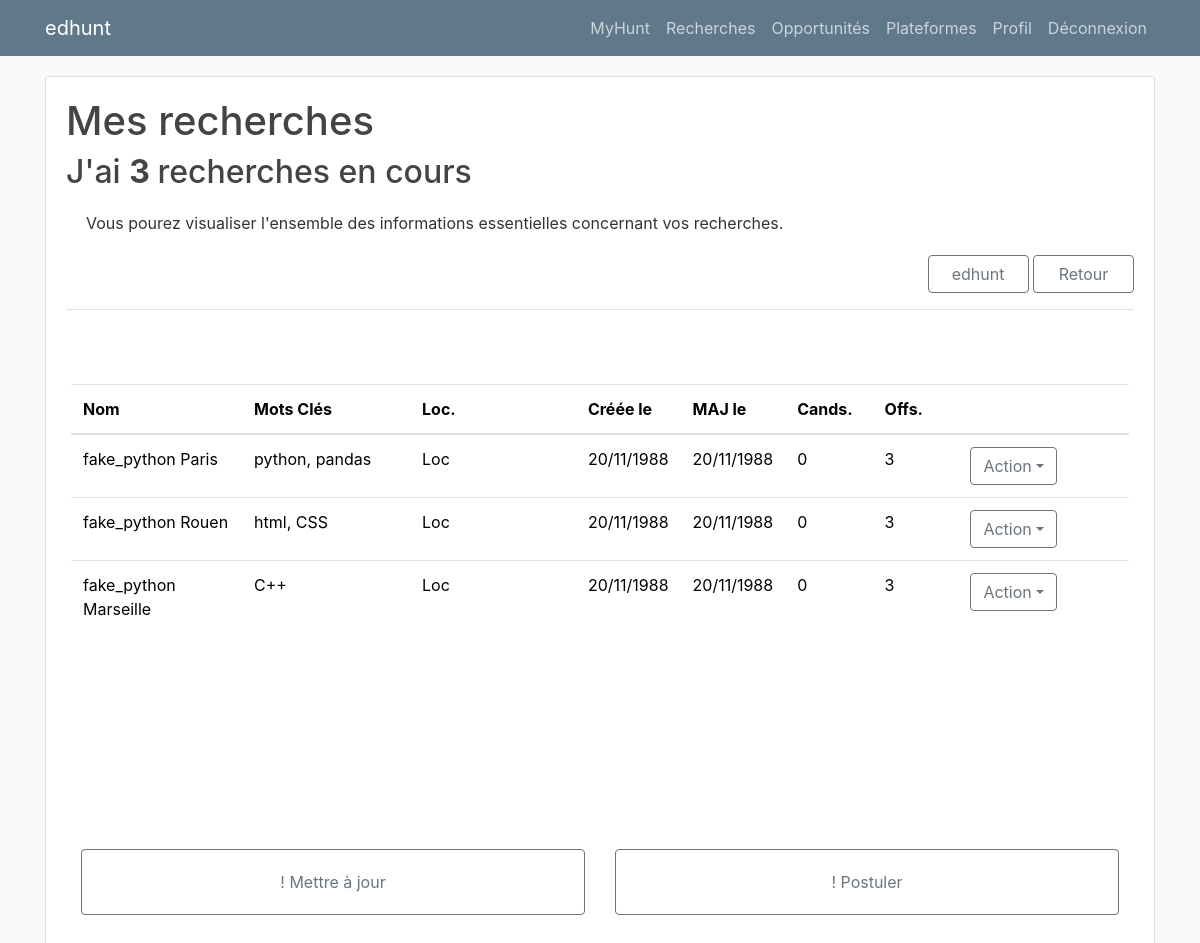
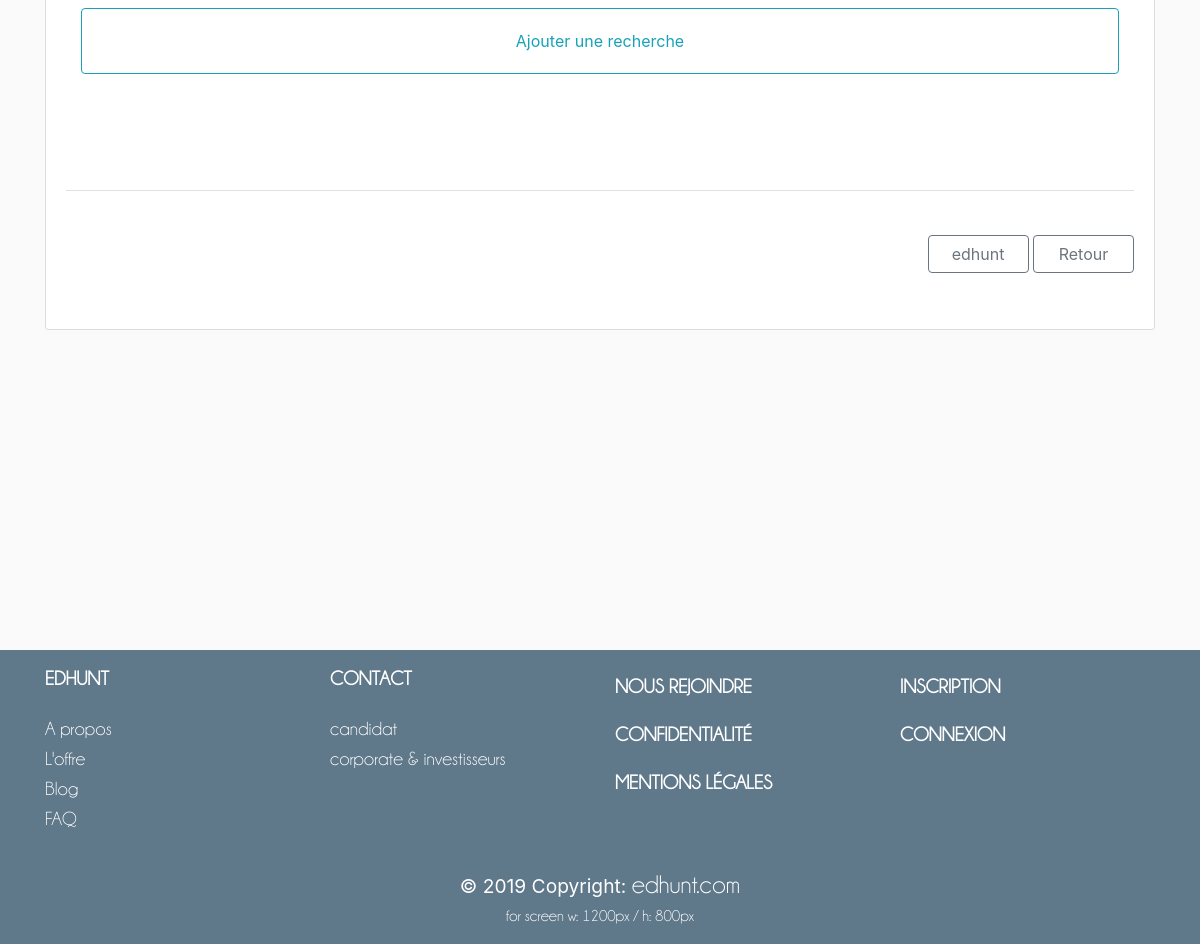
The page /visualize_searchs/ (signed in) on the database its author committed (2 pictures, top to bottom).
### edhunt/searchs/model.py (models this page shows, shortened)
class Search(db.Model, UserMixin):
    id = db.Column(db.Integer, primary_key=True)
    name = db.Column(db.String(50), unique=False, nullable=False)
    mob = db.Column(db.Enum(*SearchsEnums.mob), unique=False, nullable=False)
    country = db.Column(db.String(200), unique=False, nullable=True)
    region = db.Column(db.String(200), unique=False, nullable=True)
    departement = db.Column(db.String(200), unique=False, nullable=True)
    town = db.Column(db.String(200), unique=False, nullable=True)
    key_words = db.Column(db.Text(300), unique=False, nullable=False,
                          default=".")
    created = db.Column(db.String(20), unique=False, nullable=False,
                        default=datetime.utcnow)
    last_update = db.Column(db.String(20), unique=False, nullable=True)
    contract = db.Column(db.String(200), unique=False, nullable=True)
    employer = db.Column(db.String(200), unique=False, nullable=True)
    status = db.Column(db.String(200), unique=False, nullable=True)
    rem = db.Column(db.String(200), unique=False, nullable=True)
    currency = db.Column(db.Enum(*SearchsEnums.currency), unique=False,
                         nullable=True)
    management = db.Column(db.Enum(*SearchsEnums.booleen), unique=False,
                           nullable=True)
    company = db.Column(db.String(200), unique=False, nullable=True)
    not_company = db.Column(db.String(200), unique=False, nullable=True)
    company_size = db.Column(db.String(200), unique=False, nullable=True)
    job = db.Column(db.String(200), unique=False, nullable=True)
    sector = db.Column(db.String(200), unique=False, nullable=True)
    function = db.Column(db.Enum(*SearchsEnums.function), unique=False,
                         nullable=True)
    position = db.Column(db.String(200), unique=False, nullable=True)
    not_key_words = db.Column(db.Text(300), unique=False, nullable=True)
    english_mandatory = db.Column(db.String(200),
                                  unique=False, nullable=True)
    other_languages = db.Column(db.String(200), unique=False, nullable=True)
    user_id = db.Column(db.Integer, db.ForeignKey('user.id'), unique=False,
                        nullable=False)
    opportunities = db.relationship('Opportunity', backref='search', lazy=True)
    @property
    def opportunities_count(self):
        opps = Opportunity.query.filter_by(search_id=self.id).all()
        return len(opps)
    @property
    def candidatures_count(self):
        opps = Opportunity.query.filter_by(search_id=self.id).all()
        opps = [i for i in opps if i.send]
        return len(opps)

### edhunt/opportunities/model.py (models this page shows, shortened)
class Opportunity(db.Model, UserMixin):
    id = db.Column(db.Integer, primary_key=True)
    company = db.Column(db.String(100), unique=False, nullable=False)
    job = db.Column(db.String(100), unique=False, nullable=False)
    plateform = db.Column(db.String(20), unique=False, nullable=False)
    url = db.Column(db.Text(1000), unique=False, nullable=False)
    loc = db.Column(db.String(20), unique=False, nullable=False,)
    applied = db.Column(db.Boolean(), unique=False, nullable=False,
                        default=False)  # IT IS THE ORDER
    send = db.Column(db.Boolean(), unique=False, nullable=False,
                     default=False)  # IF REALLY SENT
    text = db.Column(db.Text(1000), unique=False, nullable=False,
                     default=".")
    created = db.Column(db.String(20), unique=False, nullable=False,
                        default=datetime.utcnow)
    rem = db.Column(db.String(40), unique=False, nullable=True)
    status = db.Column(db.String(20), unique=False, nullable=True)
    contract = db.Column(db.String(20), unique=False, nullable=True)
    score = db.Column(db.String(2), unique=False, nullable=True)
    user_id = db.Column(db.Integer, db.ForeignKey('user.id'), unique=False,
                        nullable=False)
    search_id = db.Column(db.Integer, db.ForeignKey('search.id'), unique=False,
                          nullable=False)

### edhunt/searchs/routes.py (the view)
@searchs.route("/visualize_searchs/<string:src>", methods=['GET'])
@searchs.route("/visualize_searchs/", defaults={"src": None})
@login_required
def visualize_searchs(src):
    handle_authentication(False)
    search_list = Search.query.filter_by(user_id=current_user.id).all()
    nav = {'src': src}
    return render_template('search/visualize_searchs.html',
                           title="Recherches",
                           search_list=search_list,
                           nav=nav)

### edhunt/utils/routes.py (called while the page is built)
def handle_authentication(expected):
    if (not expected) and (not current_user.is_authenticated):
        flash("something went wrong you have to be authetifiacted, please login first", "danger")
        return redirect(url_for('login'))
    elif expected and current_user.is_authenticated:
        flash("you are already authetified", "danger")
        return redirect(url_for('manage_account'))

@login_manager.user_loader
def load_user(user_id):
    return User.query.get(int(user_id))

### edhunt/templates/search/visualize_searchs.html (shortened to what this page needs)
{% extends "layout.html" %}
{% block content %}
<link rel="stylesheet" type="text/css" href="{{ url_for('static', filename='css/user/manage_user2.css') }}">
<div class="content-section">
<div class="ehHeader">
  <h1 class="account - heading">Mes recherches </h1>
      <h2> J'ai <strong> {{ search_list|length }} </strong> recherches en cours</h2>
  <div class="article-content" style="margin: 20px; text-align: justify;">      Vous pourez visualiser l'ensemble des informations essentielles concernant vos recherches.</div>
  <div class="text-right form-group">
    <a class="btn btn-outline-secondary ehButton" href="{{ url_for('main.edhunt') }}"> edhunt</a>
    <button class="btn btn-outline-secondary ehButton" onclick="goBack()"> Retour</button>
  </div>
</div>
<div class="ehBody">
<legend class="border-bottom mb-4"></legend>
  <div class="row">
      <div id="{{ 'search' }}Content" class="col-12 ehTable">
        <div class="table-responsive">
          <table class="table">
            <thead>
              <th class="col-2 ehData" scope="row">Nom</th>
              <th class="col-2 ehData" >Mots Clés</th>
              <th class="col-2 ehData" >Loc.</th>
              <th class="col-1 ehData HIDE800" >Créée le</th>
              <th class="col-1 ehData HIDE800" >MAJ le</th>
              <th class="col-1 ehData HIDE600" >Cands.</th>
              <th class="col-1 ehData" >Offs.</th>
              <th class="col-2 ehData"></th>
            </thead>
            <tbody>
              {% for search in search_list %}
              <tr>
                <td class="col-2 ehData" scope="row">{{ search.name }}</td>
                <td class="col-2 ehData">{{ search.key_words }}</td>
                <td class="col-2 ehData">Loc</td>
                <td class="col-1 ehData HIDE800">20/11/1988</td>
                <td class="col-1 ehData HIDE800">20/11/1988</td>
                <td class="col-1 ehData HIDE600">{{ search.candidatures_count }} </td>
                <td class=" col-1 ehData">{{ search.opportunities_count }}</td>
                <td class=" col-2 ehData">
                  <div class="dropdown">
                    <button class="btn btn-outline-secondary dropdown-toggle ACTION" type="button" id="dropdownMenuButton" data-toggle="dropdown" aria-haspopup="true" aria-expanded="false">
                      Action </button>
                  </div>
                  </td>
              </tr>
            {% endfor %}
            </tbody>
          </table>
        </div>
      </div>
  </div>
  <div class="text-center">
    <div class="row" style="margin: 100px 0px 20px 0px;">
      <div class="col form-group">
      <a href="" class="btn btn-outline-secondary ehButton" style="width: 100% ; padding: 20px 0px">! Mettre à jour </a>
    </div>
    <div class="col form-group">
      <a href="" class="btn btn-outline-secondary ehButton" style="width: 100% ;  padding: 20px 0px">! Postuler</a>
    </div>
  </div>
  <div class="row" style="margin: 20px 0px 100px 0px;">
    <div class="col form-group">
      <a href="{{ url_for('searchs.create_search') }}" class="btn btn-outline-info ehButton" style="width: 100% ;  padding: 20px 0px">Ajouter une recherche </a>
    </div>
  </div>
  </div>
</div>
  <legend class="border-bottom mb-4"></legend>
  <div class="text-right form-group" style="padding: 20px 0px;">
    <a class="btn btn-outline-secondary ehButton" href="{{ url_for('main.edhunt') }}"> edhunt</a>
    <button class="btn btn-outline-secondary ehButton" onclick="goBack()"> Retour</button>
  </div>
</div>
{% endblock content %}

### edhunt/static/css/layout2.css (style rules this page uses)
:root { --myBlue:#5f788a; --myBrown:#4F2C00; --myWhite:#fafafa; }
html { font-size: 1rem; background: #fafafa; }
body { background: #fafafa; color: #333333; margin-top: 0em; }
h1, h2, h3, h5, h6 { color: #444444; }
.content-section { background: #ffffff; border: 1px solid #dddddd; border-radius: 3px; margin-bottom: 20px; margin-top: 20px; }
.article-content { white-space: pre-line; }
th { width:300px; }

### edhunt/static/css/user/manage_user2.css (style rules this page uses)
@media (min-width: 100px) { .ehButton { font-size: 0.7rem; width: 60px; padding: 6px 2px } }
@media (min-width: 100px) { .content-section { padding: 2px; } }
@media (min-width: 100px) { .ehTable { padding: 5px 2px 10px 2px } }
@media (min-width: 100px) { .ehData { font-size: 0.6rem; } }
@media (min-width: 300px) { .ehButton { font-size: 0.8rem; width: 70px; padding: 6px 2px } }
@media (min-width: 300px) { .content-section { padding: 5px; } }
@media (min-width: 300px) { .ehTable { padding: 10px 5px 20px 5px } }
@media (min-width: 300px) { .ehData { font-size: 0.7rem; } }
@media (min-width: 400px) { .ehButton { font-size: 1rem; width: 80px; padding: 6px 5px } }
@media (min-width: 400px) { .content-section { padding: 8px; } }
@media (min-width: 400px) { .ehTable { padding: 30px 10px 60px 10px } }
@media (min-width: 400px) { .ehData { font-size: 0.8rem; } }
@media (min-width: 576px) { .ehButton { font-size: 1rem; width: 101px; padding: 6px 12px } }
@media (min-width: 576px) { .content-section { padding: 10px; } }
@media (min-width: 576px) { .ehTable { padding: 50px 20px 100px 20px } }
@media (min-width: 576px) { .ehData { font-size: 0.9rem; } }
@media (min-width: 768px) { .content-section { padding: 20px; } }
@media (min-width: 768px) { .ehData { font-size: 1rem; } }
@media (min-width: 992px) { .content-section { padding: 20px; } }
@media (min-width: 992px) { .ehData { font-size: 1rem; } }
.ehData { color:black; }

### rows shown on the page
Search: name "fake_python Paris", key_words "python, pandas", candidatures_count "0", opportunities_count "3"
Search: name "fake_python Rouen", key_words "html, CSS", candidatures_count "0", opportunities_count "3"
Search: name "fake_python Marseille", key_words "C++", candidatures_count "0", opportunities_count "3"

### other values the page prints
{{ search_list|length }} "3"
